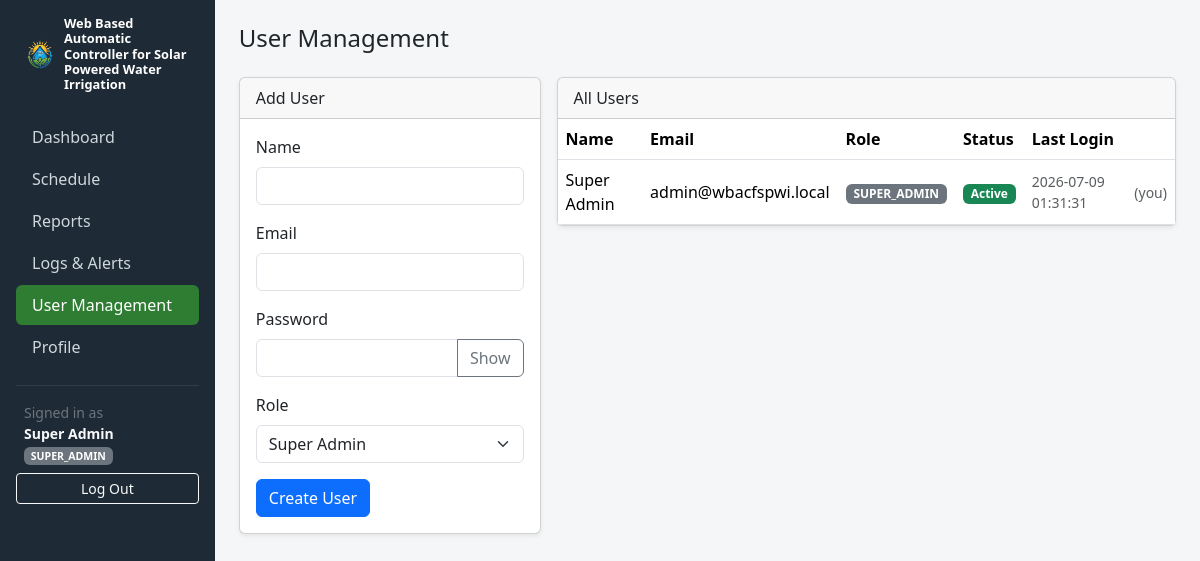
The page /admin/users.php (signed in) on the database its author committed.
### tables this page shows
CREATE TABLE IF NOT EXISTS users (
    id INT AUTO_INCREMENT PRIMARY KEY,
    name VARCHAR(100) NOT NULL,
    email VARCHAR(150) NOT NULL UNIQUE,
    password_hash VARCHAR(255) NOT NULL,
    role ENUM('super_admin', 'admin', 'viewer') NOT NULL DEFAULT 'viewer',
    is_active TINYINT(1) NOT NULL DEFAULT 1,
    security_question VARCHAR(50) NULL,
    security_answer_hash VARCHAR(255) NULL,
    last_login_at DATETIME NULL,
    created_at DATETIME NOT NULL DEFAULT CURRENT_TIMESTAMP
);

### src/helpers/Auth.php (called while the page is built, shortened)
<?php
class Auth
{
    public static function check(): bool
    {
        return isset($_SESSION['user_id']);
    }
    public static function user(): ?array
    {
        return [
            'id' => $_SESSION['user_id'],
            'name' => $_SESSION['user_name'],
            'email' => $_SESSION['user_email'],
            'role' => $_SESSION['user_role'],
        ];
    }
}

### config/database.php (called while the page is built, shortened)
<?php
function getDb(): PDO
{
    static $pdo = null;
    if ($pdo === null) {
        $dsn = 'mysql:host=' . DB_HOST . ';dbname=' . DB_NAME . ';charset=utf8mb4';
        $pdo = new PDO($dsn, DB_USER, DB_PASS, [
            PDO::ATTR_ERRMODE => PDO::ERRMODE_EXCEPTION,
            PDO::ATTR_DEFAULT_FETCH_MODE => PDO::FETCH_ASSOC,
            PDO::ATTR_EMULATE_PREPARES => false,
        ]);
    }
    return $pdo;
}

### src/models/User.php (called while the page is built, shortened)
<?php
class User
{
    public static function all(): array
    {
        $stmt = getDb()->query('SELECT id, name, email, role, is_active, last_login_at, created_at FROM users ORDER BY name ASC');
        return $stmt->fetchAll();
    }
}

### config/bootstrap.php (called while the page is built, shortened)
<?php
require_once __DIR__ . '/database.php';
require_once __DIR__ . '/../src/helpers/Auth.php';
spl_autoload_register(function (string $class) {
    $dirs = [
        __DIR__ . '/../src/models/',
        __DIR__ . '/../src/services/',
        __DIR__ . '/../src/controllers/',
    ];
    foreach ($dirs as $dir) {
        $path = $dir . $class . '.php';
        if (file_exists($path)) {
            return;
        }
    }
});

### public/admin/users.php (the view, shortened to what this page needs)
<?php
require_once __DIR__ . '/../../config/bootstrap.php';
$roleOptions = ['super_admin' => 'Super Admin', 'admin' => 'Admin', 'viewer' => 'Viewer'];
$users = User::all();
$activePage = 'users';
include __DIR__ . '/partials/head.php';
include __DIR__ . '/partials/sidebar.php';
?>
<h4 class="mb-4">User Management</h4>
<div class="row g-3">
    <div class="col-md-4">
        <div class="card shadow-sm">
            <div class="card-header">Add User</div>
            <div class="card-body">
                <form method="post" action="<?= BASE_URL ?>/admin/users.php">
                    <div class="mb-3">
                        <label class="form-label">Name</label>
                        <input type="text" name="name" class="form-control" required>
                    </div>
                    <div class="mb-3">
                        <label class="form-label">Email</label>
                        <input type="email" name="email" class="form-control" required>
                    </div>
                    <div class="mb-3">
                        <label class="form-label">Password</label>
                        <input type="password" name="password" class="form-control" minlength="8" required>
                    </div>
                    <div class="mb-3">
                        <label class="form-label">Role</label>
                        <select name="role" class="form-select">
                            <?php foreach ($roleOptions as $key => $label): ?>
                                <option value="<?= $key ?>"><?= $label ?></option>
                            <?php endforeach; ?>
                        </select>
                    </div>
                    <button type="submit" class="btn btn-primary">Create User</button>
                </form>
            </div>
        </div>
    </div>
    <div class="col-md-8">
        <div class="card shadow-sm">
            <div class="card-header">All Users</div>
            <div class="table-responsive">
                <table class="table table-hover mb-0 align-middle">
                    <thead>
                        <tr>
                            <th>Name</th>
                            <th>Email</th>
                            <th>Role</th>
                            <th>Status</th>
                            <th>Last Login</th>
                            <th></th>
                        </tr>
                    </thead>
                    <tbody>
                        <?php foreach ($users as $u): ?>
                            <tr>
                                <td><?= htmlspecialchars($u['name']) ?></td>
                                <td><?= htmlspecialchars($u['email']) ?></td>
                                <td>
                                    <?php if ((int) $u['id'] === (int) $user['id']): ?>
                                        <span class="badge bg-secondary text-uppercase"><?= htmlspecialchars($u['role']) ?></span>
                                    <?php endif; ?>
                                </td>
                                <td>
                                    <span class="badge <?= $u['is_active'] ? 'bg-success' : 'bg-secondary' ?>">
                                        <?= $u['is_active'] ? 'Active' : 'Inactive' ?>
                                    </span>
                                </td>
                                <td class="small text-muted"><?= htmlspecialchars($u['last_login_at'] ?? 'Never') ?></td>
                                <td class="text-end">
                                    <?php if ((int) $u['id'] !== (int) $user['id']): ?>
                                        <form method="post" action="<?= BASE_URL ?>/admin/users.php" class="d-inline">
                                            <?= Csrf::field() ?>
                                            <input type="hidden" name="action" value="toggle_active">
                                            <input type="hidden" name="id" value="<?= (int) $u['id'] ?>">
                                            <input type="hidden" name="is_active" value="<?= (int) $u['is_active'] ?>">
                                            <button type="submit" class="btn btn-sm btn-outline-secondary">
                                                <?= $u['is_active'] ? 'Deactivate' : 'Activate' ?>
                                            </button>
                                        </form>
                                        <form method="post" action="<?= BASE_URL ?>/admin/users.php" class="d-inline"
                                              onsubmit="return confirm('Delete this user?');">
                                            <?= Csrf::field() ?>
                                            <input type="hidden" name="action" value="delete">
                                            <input type="hidden" name="id" value="<?= (int) $u['id'] ?>">
                                            <button type="submit" class="btn btn-sm btn-outline-danger">Delete</button>
                                        </form>
                                    <?php else: ?>
                                        <span class="text-muted small">(you)</span>
                                    <?php endif; ?>
                                </td>
                            </tr>
                        <?php endforeach; ?>
                    </tbody>
                </table>
            </div>
        </div>
    </div>
</div>
<?php include __DIR__ . '/partials/footer.php'; ?>

### public/admin/partials/sidebar.php (shortened to what this page needs)
<?php
$activePage = $activePage ?? '';
$user = Auth::user();
$navItems = [
    'dashboard' => ['label' => 'Dashboard', 'href' => '/admin/dashboard.php', 'roles' => ['super_admin', 'admin', 'viewer']],
    'schedule'  => ['label' => 'Schedule', 'href' => '/admin/schedule.php', 'roles' => ['super_admin', 'admin']],
    'reports'   => ['label' => 'Reports', 'href' => '/admin/reports.php', 'roles' => ['super_admin', 'admin', 'viewer']],
    'logs'      => ['label' => 'Logs & Alerts', 'href' => '/admin/logs.php', 'roles' => ['super_admin', 'admin']],
    'users'     => ['label' => 'User Management', 'href' => '/admin/users.php', 'roles' => ['super_admin']],
    'profile'   => ['label' => 'Profile', 'href' => '/admin/profile.php', 'roles' => ['super_admin', 'admin', 'viewer']],
];
?>
<nav class="sidebar p-3" id="sidebar" style="width: 240px;">
    <div class="brand mb-4 px-2 d-flex align-items-center gap-2">
        <img src="<?= BASE_URL ?>/assets/img/logo.png" alt="Logo" class="brand-logo flex-shrink-0">
        <span>Web Based Automatic Controller for Solar Powered Water Irrigation</span>
    </div>
    <ul class="nav nav-pills flex-column mb-auto">
        <?php foreach ($navItems as $key => $item): ?>
            <li class="nav-item">
                <a href="<?= BASE_URL . $item['href'] ?>" class="nav-link <?= $activePage === $key ? 'active' : '' ?>">
                    <?= htmlspecialchars($item['label']) ?>
                </a>
            </li>
        <?php endforeach; ?>
    </ul>
    <hr class="text-secondary">
    <div class="px-2 small text-secondary mb-2">
        Signed in as<br>
        <strong class="text-light"><?= htmlspecialchars($user['name']) ?></strong>
        <span class="badge bg-secondary text-uppercase"><?= htmlspecialchars($user['role']) ?></span>
    </div>
    <a href="<?= BASE_URL ?>/logout.php" class="btn btn-sm btn-outline-light w-100">Log Out</a>
</nav>
<main class="flex-grow-1 p-4">

### public/assets/css/app.css (style rules this page uses)
body { background-color: #f4f6f8; }
.sidebar { min-height: 100vh; background-color: #1e2a35; color: #cfd8dc; }
.sidebar .nav-link { color: #cfd8dc; border-radius: 6px; margin-bottom: 2px; }
.sidebar .nav-link.active { background-color: #2e7d32; color: #fff; }
.sidebar .brand { color: #fff; font-weight: 600; font-size: 0.8rem; line-height: 1.2; }
.brand-logo { height: 32px; width: 32px; object-fit: contain; }

### rows shown on the page
users: name "Super Admin", role "SUPER_ADMIN", email "admin@wbacfspwi.local", is_active "Active", last_login_at "2026-07-09 01:31:31", shows "(you)"

### other values the page prints
$item['label'] "Dashboard"
$item['label'] "Schedule"
$item['label'] "Reports"
$item['label'] "Logs & Alerts"
$item['label'] "User Management"
$item['label'] "Profile"
form field role "Super Admin"
